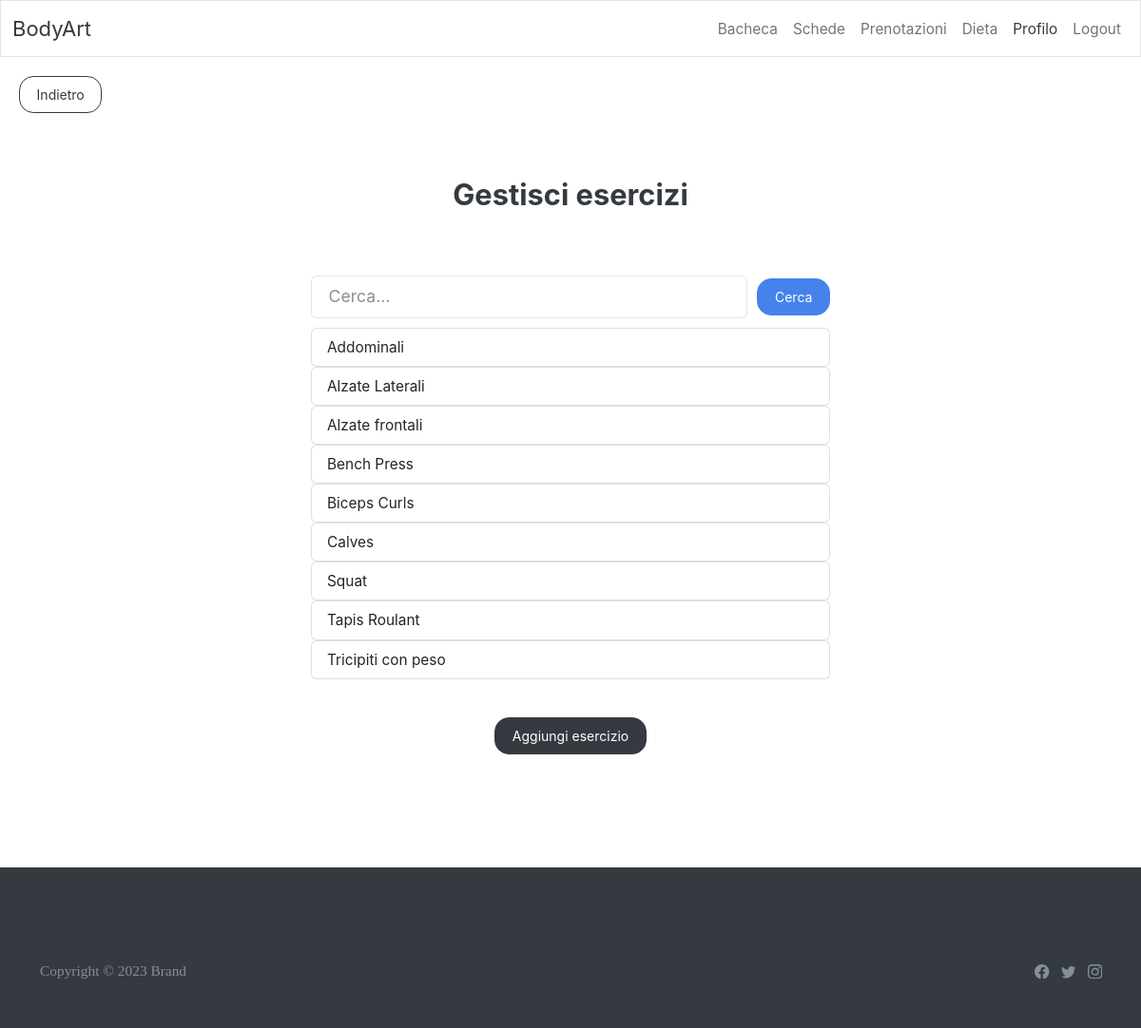
The app's page /workout/manage/exercises with its own data.
### workout/models.py (models this page shows)
class Exercise(models.Model):
    name = models.CharField(max_length=30)
    description = models.CharField(max_length=200)
    image = models.ImageField(upload_to='exercise_images', blank=True)

### workout/exercise_views.py (the view, shortened to what this page needs)
# urls.py: path('manage/exercises', ExerciseListView.as_view(), name='exercise_list'),
class ExerciseListView(SearchListView):
    model = Exercise
    template_name = 'exercise_list.html'
    context_object_name = 'exercises'
    def __init__(self):
        super().__init__(Exercise, 'name', 'exercises')
    def get_url(self, obj) -> str:
        return reverse_lazy('update_exercise', kwargs={'pk': obj.pk})
    def get_name(self, obj) -> str:
        return obj.name

### GymApp/templatetags/custom_tags.py (called while the page is built)
@register.simple_tag()
def logged_header(request, highlighted_index: int):
    template = get_template('loggedheader.html')
    context = {
        'highlighted_index': highlighted_index,
        'user': request.user,
        'request': request
    }
    return template.render(context)

### GymApp/widgets.py (called while the page is built)
    def render(self, name, value, attrs=None, renderer=None):
        context = {
            'attrs': attrs,
            'items': self.items
        }
        return render_to_string('search_list.html', context)

### base_views.py (called while the page is built)
    def get_queryset(self):
        if self.request.GET.get('search'):
            return self.search(self.request.GET['search']).order_by(self.ordering)
        return super().get_queryset()

    def get_context_data(self, *, object_list=None, **kwargs):
        context = super().get_context_data(**kwargs)
        context['search'] = CustomSpanWidget(
            [(self.get_name(item), self.get_url(item)) for item in self.object_list]).render('search',
                                                                                             '')
        return context

### templates/search_list.html (shortened to what this page needs)
<div class="row row-cols-1 row-cols-md-2 justify-content-center">
    <div style="display: flex; align-items: baseline; margin: 10px">
        <input id="search" class="form-control" placeholder="Cerca...">
        <button type="submit" class="btn btn-primary" style="margin-left: 10px" onclick="search()">Cerca</button>
    </div>
    <div>
        {% for item in items %}
            <div class="list-group">
                {% with link as createLink %}
                    <a href="{{ item.1 }}" class="list-group-item list-group-item-action">{{ item.0 }}</a>
                {% endwith %}
            </div>
        {% endfor %}
    </div>
</div>

### records on screen
Exercise: name "Addominali"
Exercise: name "Alzate Laterali"
Exercise: name "Alzate frontali"
Exercise: name "Bench Press"
Exercise: name "Biceps Curls"
Exercise: name "Calves"
Exercise: name "Squat"
Exercise: name "Tapis Roulant"
Exercise: name "Tricipiti con peso"
